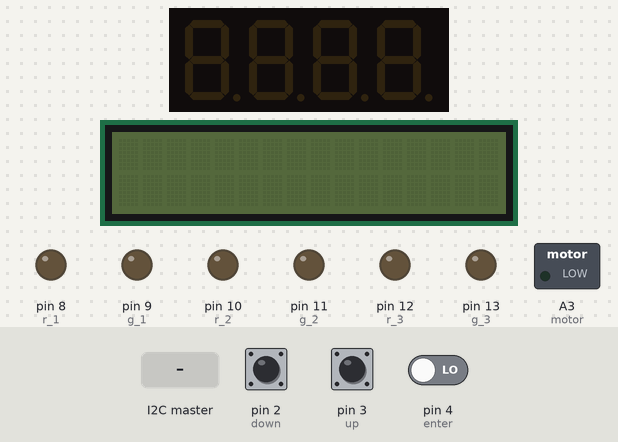
This sketch was run on a simulated Arduino Uno, built with avr-gcc and run on an emulated ATmega328P. Parts: 4-digit seven-segment display, 16×2 character LCD, switched loads named in the sketch (green lamp = pin HIGH), output pins drawn as LEDs (lit = HIGH). Inputs (shaded band) come from the test bench; at power-on: pin 2 (down) LOW, pin 3 (up) LOW, pin 4 (enter) LOW.

Above: at 1.2 s.
1.3 s: the I2C master sends "o"
At 2.9 s:
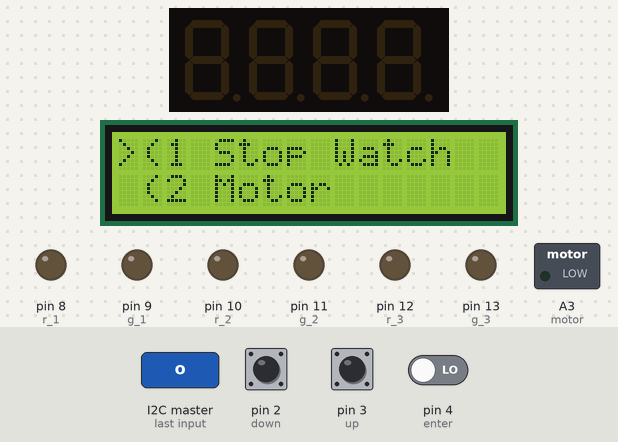
3.3 s: pin 2 (down) pulled HIGH for 0.15 s
At 3.7 s:
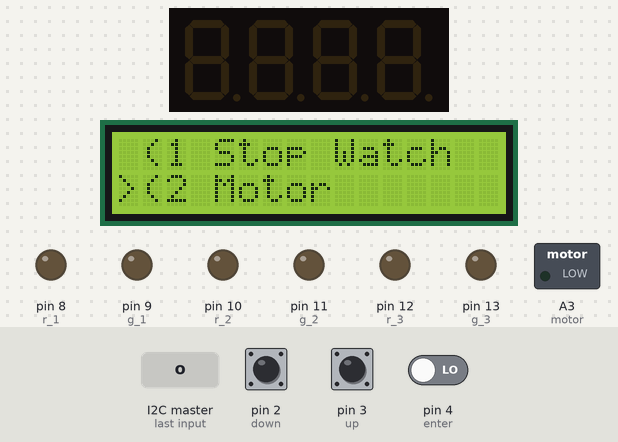
4.9 s: pin 2 (down) pulled HIGH for 1 s
At 5.6 s:
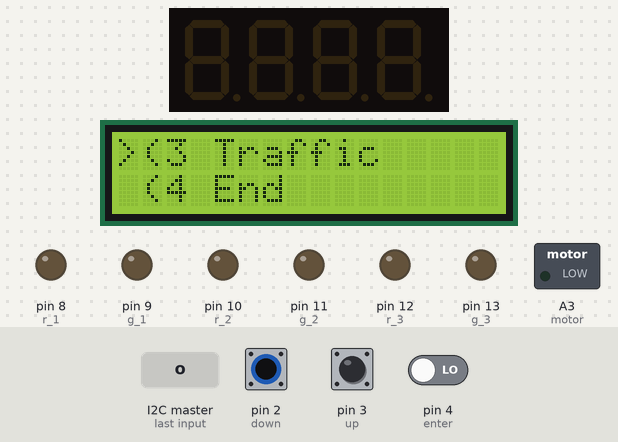
7.4 s: pin 3 (up) pulled HIGH for 0.15 s
At 8.6 s:
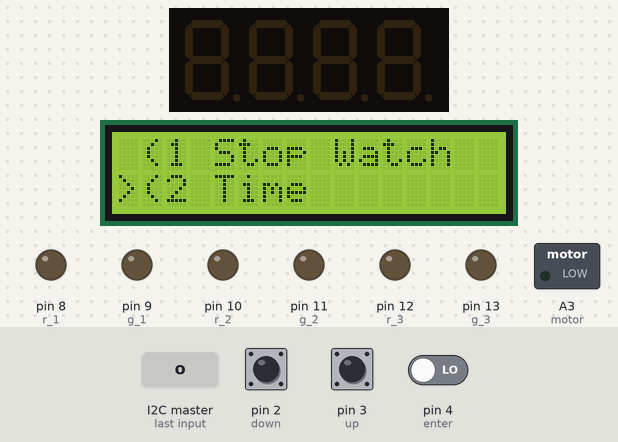
9.0 s: pin 3 (up) pulled HIGH for 1 s
At 10.4 s:
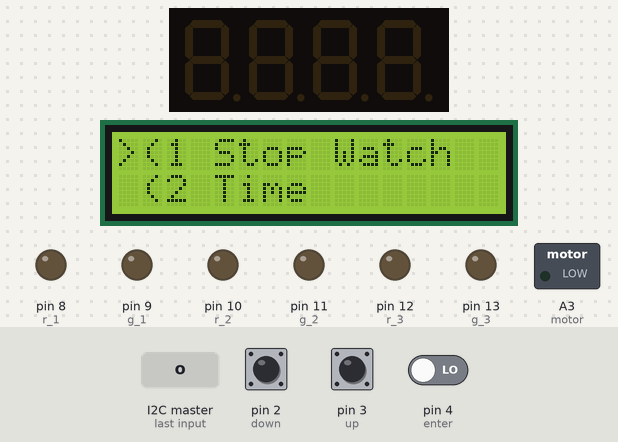
11.5 s: pin 4 (enter) driven HIGH
At 11.56 s:
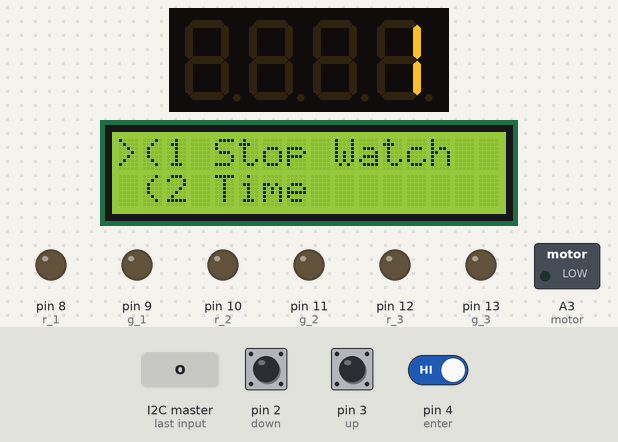
Timing chart, 0 to 14.0 s (numbered marks = the images above; inputs shaded):
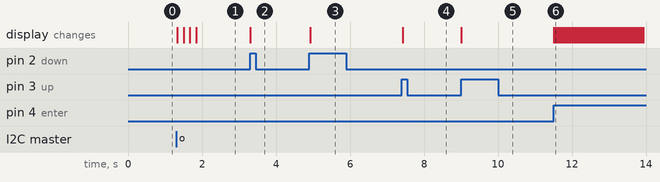

The sketch:

System.ino
```cpp
#include <Adafruit_LiquidCrystal.h>
#include <Wire.h>
#include <Adafruit_GFX.h>
#include "Adafruit_LEDBackpack.h"

Adafruit_7segment display = Adafruit_7segment();
int counter = 0;
int down = 2;
int up = 3;
int enter = 4;
int motor = A3;
int l_1 = 0;
int l_2 = 1;
int l_3 = 5;
int l_4 = 6;
// LED 1
int r_1 = 8;
int g_1 = 9;
// LED 2
int r_2 = 10;
int g_2 = 11;
// LED 3
int r_3 = 12;
int g_3 = 13;

Adafruit_LiquidCrystal lcd_1(0);
volatile char command = 0;  // store received command
volatile bool status_d = false;
volatile bool status_u = false;
volatile bool re = false;
volatile bool looop = false;
bool sendclose = false;
volatile int flor = 1;
void go_down() {
  status_d = true;
  looop = true;
  counter = 0;
  re = true;
}

void reset_c() {
  display.clear();
  display.writeDisplay();
  analogWrite(motor, 0);
    digitalWrite(r_1, LOW);
    digitalWrite(g_1, LOW);
    digitalWrite(r_2, LOW);
  digitalWrite(r_3, LOW);
  digitalWrite(g_2, LOW);
  digitalWrite(g_3, LOW);
}

void go_up() {
  status_u = true;
  looop = true;
  counter = 0;
  re = true;
}

void setup() {
  display.begin(0x70);
  pinMode(down, INPUT);   // button on pin 2
  pinMode(up, INPUT);     // button on pin 3
  pinMode(enter, INPUT);
  pinMode(l_1, INPUT_PULLUP);
  pinMode(l_2, INPUT_PULLUP);
  pinMode(l_3, INPUT_PULLUP);
  pinMode(l_4, INPUT_PULLUP);
  pinMode(motor, OUTPUT);
  pinMode(r_1, OUTPUT);
  pinMode(g_1, OUTPUT);
  pinMode(r_2, OUTPUT);
  pinMode(g_2, OUTPUT);
  pinMode(r_3, OUTPUT);
  pinMode(g_3, OUTPUT);
  lcd_1.begin(16, 2);
  lcd_1.setBacklight(0);
  Wire.begin(0x27);               // join I2C bus as slave with address 0x27
  Wire.onReceive(receiveEvent);   // register event callback
  attachInterrupt(digitalPinToInterrupt(down), go_down, RISING);
  attachInterrupt(digitalPinToInterrupt(up), go_up, RISING);
  Serial.begin(9600);
}

void loop() {
  if (command == 'o') {
    s_1();
    command = 0;   // reset after handling
  }
   if (sendclose) {
     Serial.print(1);
    sendclose = false;  // reset flag
    Wire.beginTransmission(0x30);
    Wire.write('c');
    Wire.endTransmission();
   }

  if (looop) {
    if (flor == 2 && status_d) {
      status_u = false;
      status_d = false;
      flor += 1;
      s_2();
    }

    if (flor == 3 && status_u) {
      status_u = false;
      status_d = false;
      flor -= 1;
      s_3();
    }

    if (status_d) {
      status_d = false;
      lcd_1.setCursor(0, 0);
      lcd_1.print(" ");
      lcd_1.setCursor(0, 1);
      lcd_1.print(">");
      flor++;
    }

    if (status_u) {
      status_u = false;
      lcd_1.setCursor(0, 1);
      lcd_1.print(" ");
      lcd_1.setCursor(0, 0);
      lcd_1.print(">");
      flor--;
    }

    looop = false;
  }

  if (digitalRead(enter) == HIGH) {

    if (flor == 1) {
      display.print(counter);   // Print number
      display.writeDisplay();   // Push to display
      counter++;
      delay(50);
      re = false;
    }
    else if (flor == 2) {
      reset_c();
      if (digitalRead(l_1) == LOW || digitalRead(l_2) == LOW || digitalRead(l_3) == LOW || digitalRead(l_4) == LOW) {
        if (digitalRead(l_4) == LOW) { analogWrite(motor, 255); }
        else if (digitalRead(l_3) == LOW) { analogWrite(motor, 200); }
        else if (digitalRead(l_2) == LOW) { analogWrite(motor, 190); }
        else if (digitalRead(l_1) == LOW) { analogWrite(motor, 180); }
      } else {
        analogWrite(motor, 0); // motor off if no switch is pressed
      }
    }
    else if (flor == 3) {
     // ----- Light 1 Cycle -----
digitalWrite(r_1, HIGH);   // Red ON
digitalWrite(g_1, LOW);
digitalWrite(r_2, HIGH);   // Others Red
digitalWrite(r_3, HIGH);
digitalWrite(g_2, LOW);
digitalWrite(g_3, LOW);
delay(500);

digitalWrite(r_1, HIGH);   // Yellow = Red + Green
digitalWrite(g_1, HIGH);
delay(500);

digitalWrite(r_1, LOW);    // Green ON
digitalWrite(g_1, HIGH);
delay(1000);

digitalWrite(g_1, LOW);    // All off before next cycle

// ----- Light 2 Cycle -----
digitalWrite(r_2, HIGH);   // Red ON
digitalWrite(g_2, LOW);
digitalWrite(r_1, HIGH);   // Others Red
digitalWrite(r_3, HIGH);
digitalWrite(g_1, LOW);
digitalWrite(g_3, LOW);
delay(500);

digitalWrite(r_2, HIGH);   // Yellow = Red + Green
digitalWrite(g_2, HIGH);
delay(500);

digitalWrite(r_2, LOW);    // Green ON
digitalWrite(g_2, HIGH);
delay(1000);

digitalWrite(g_2, LOW);    // All off before next cycle

// ----- Light 3 Cycle -----
digitalWrite(r_3, HIGH);   // Red ON
digitalWrite(g_3, LOW);
digitalWrite(r_1, HIGH);   // Others Red
digitalWrite(r_2, HIGH);
digitalWrite(g_1, LOW);
digitalWrite(g_2, LOW);
delay(500);

digitalWrite(r_3, HIGH);   // Yellow = Red + Green
digitalWrite(g_3, HIGH);
delay(500);

digitalWrite(r_3, LOW);    // Green ON
digitalWrite(g_3, HIGH);
delay(1000);

digitalWrite(g_3, LOW);    // All off before next cycle

    }
   else if (flor == 4)  // new condition added
{
    lcd_1.clear();
    lcd_1.setBacklight(0);
    sendclose = true;
    reset_c();
    flor=1;
}
  }

  if (re) {
    reset_c();
  }
}

void s_1() {
  lcd_1.setBacklight(1);
  lcd_1.clear();
  lcd_1.setCursor(4, 0);
  lcd_1.print("Welcome :)");
  delay(150);
  lcd_1.clear();
  lcd_1.setCursor(0, 0);
  lcd_1.print("Right B : Down");
  lcd_1.setCursor(0, 1);
  lcd_1.print("Left B : Up");
  delay(150);
  lcd_1.clear();
  lcd_1.setCursor(0, 0);
  lcd_1.print("Switch :Choose");
  delay(150);
  lcd_1.clear();
  lcd_1.setCursor(1, 0);
  lcd_1.print("(1 Stop Watch");
  lcd_1.setCursor(1, 1);
  lcd_1.print("(2 Motor");
  lcd_1.setCursor(0, 0);
  lcd_1.print(">");
}

void s_2() {
  lcd_1.clear();
  lcd_1.setCursor(1, 0);
  lcd_1.print("(3 Traffic");
  lcd_1.setCursor(1, 1);
  lcd_1.print("(4 End");
  lcd_1.setCursor(0, 0);
  lcd_1.print(">");
}

void s_3() {
  lcd_1.clear();
  lcd_1.setCursor(1, 0);
  lcd_1.print("(1 Stop Watch");
  lcd_1.setCursor(1, 1);
  lcd_1.print("(2 Time");
  lcd_1.setCursor(0, 1);
  lcd_1.print(">");
}

void receiveEvent(int bytes) {
  while (Wire.available()) {
    command = Wire.read(); // save last received byte
  }
}
```

Measured:
- after the input at 1.3 s, the display: first changes at once (image 1 shows a later state)
- after the input at 3.3 s, the display: changes at once (image 2)
- after the input at 4.9 s, the display: changes at once (image 3)
- after the input at 7.4 s, the display: changes at once (image 4)
- after the input at 9.0 s, the display: changes at once (image 5)
- after the input at 11.5 s, the display: first changes at once (image 6 shows a later state)
